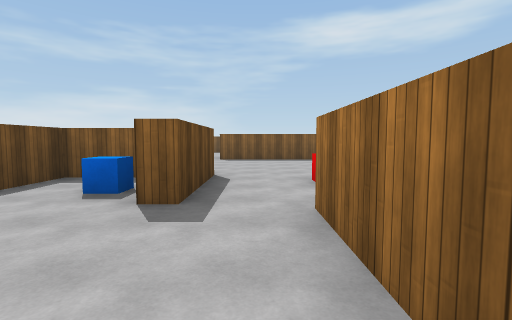
View 1 (above)

24 first-person views from a walk through a scene from a Unity 3-D project. The camera is 1.5 m above the floor, tilts 4° down and sees 85° across. The floor is counted in squares, 2 m on a side. Each view is taken from the middle of a square. On the plan, view 1 faces up. The plan holds only what a view shows up to about 10 squares ahead; the rest is blank. The player character is not drawn. Surface patterns are stand-ins for the level's own textures.

View 2
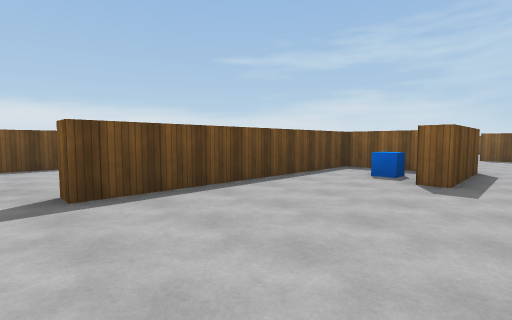

View 3
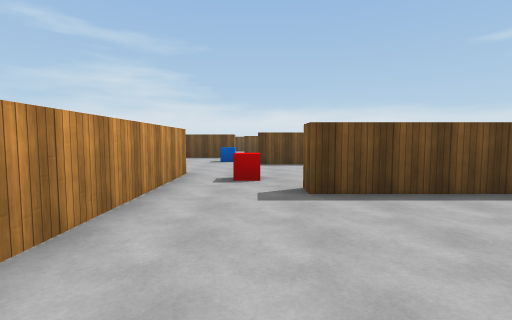

View 4
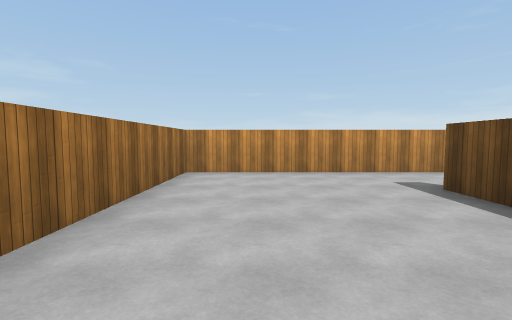

View 5
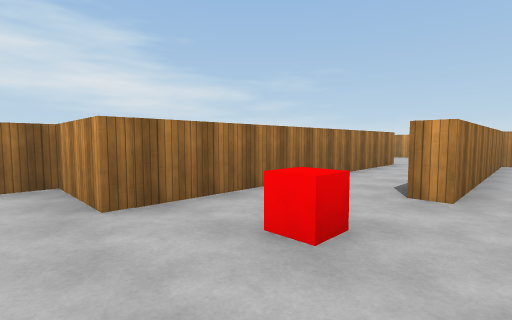

View 6
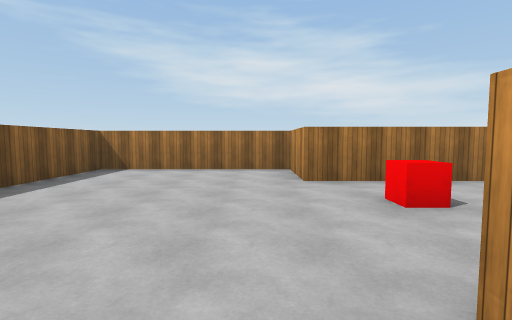

View 7
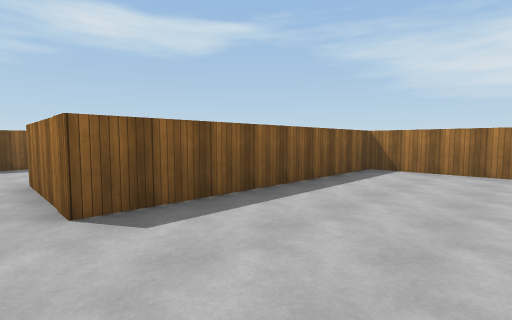

View 8
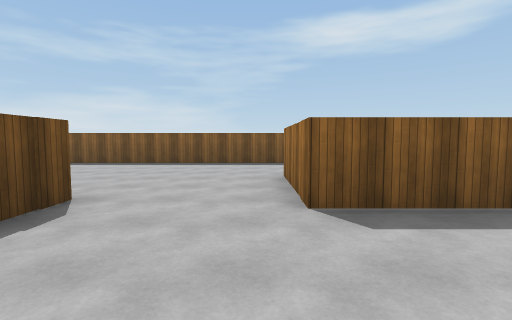

View 9
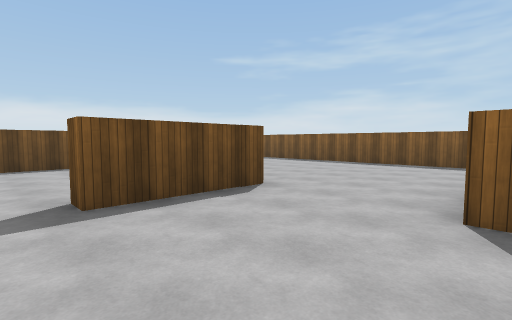

View 10
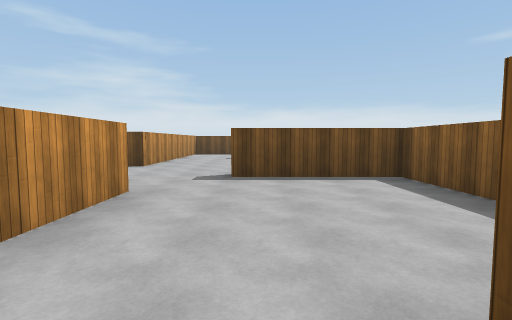

View 11
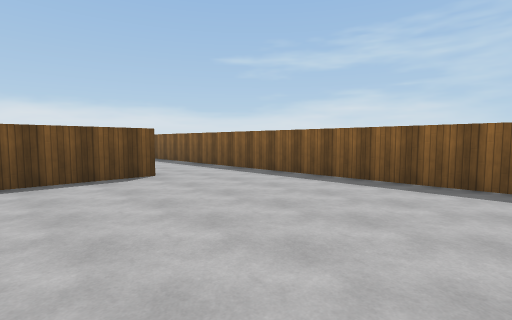

View 12
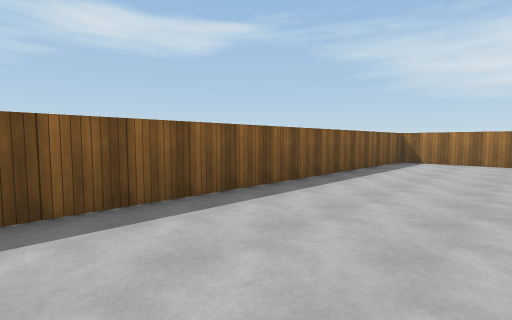

View 13
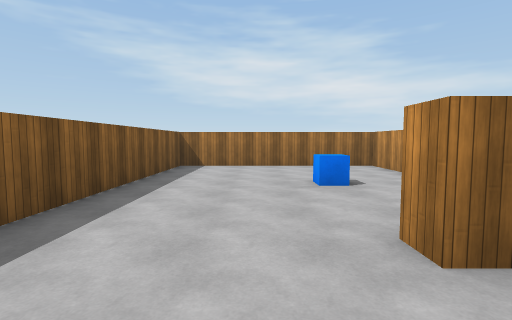

View 14
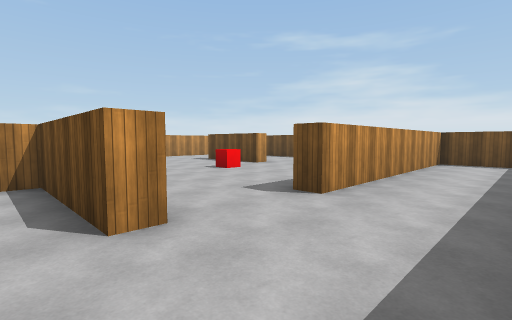

View 15
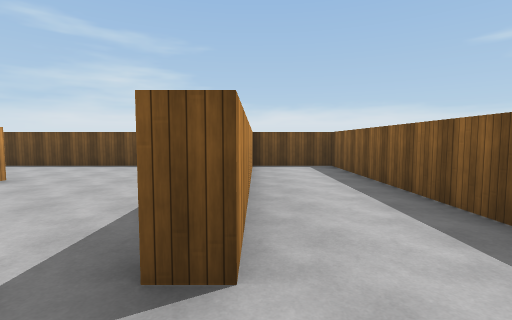

View 16
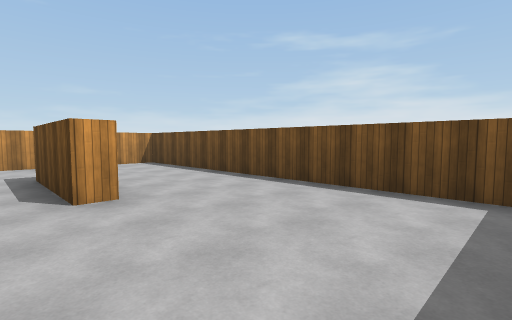

View 17
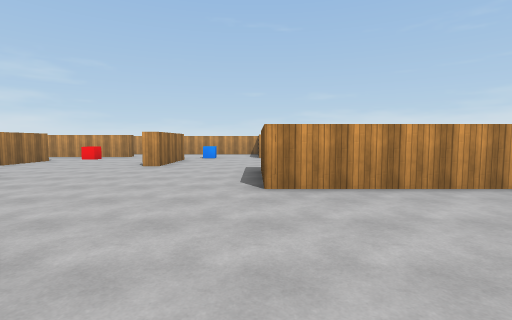

View 18
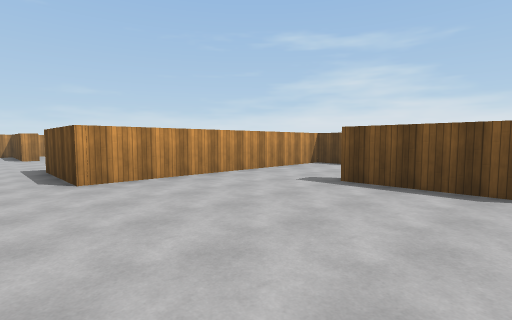

View 19
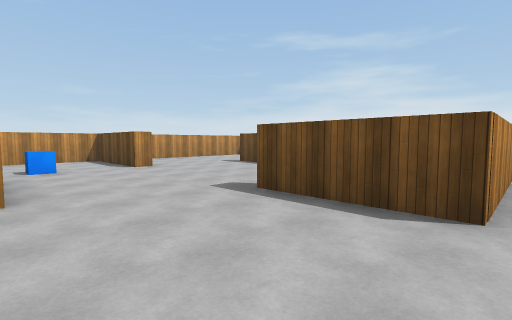

View 20
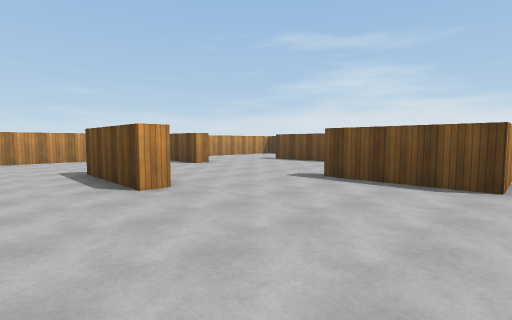

View 21
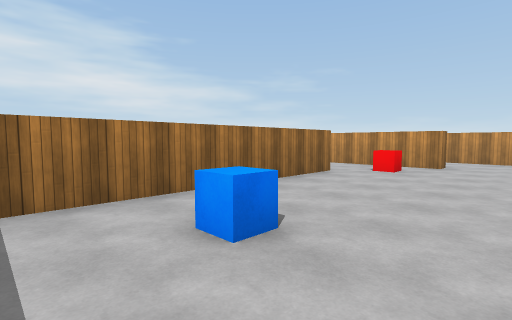

View 22
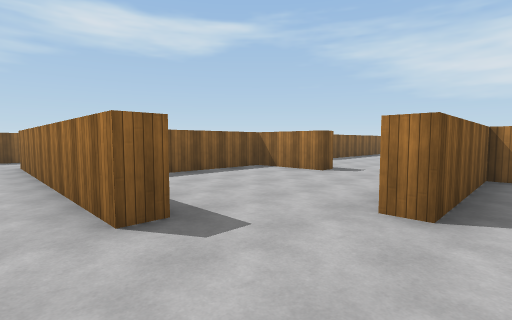

View 23
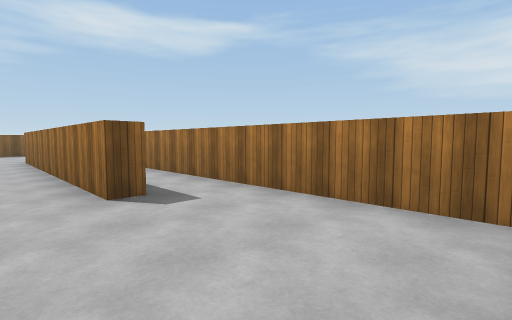

View 24
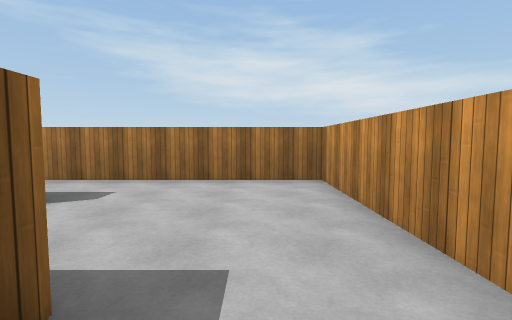

### Floor plan
Points are (right, up) in squares from view 1. A wall is a line through its corners. A room is listed if a view was taken in it or the views show most of it. See-through windows are left out.
Room 1 (views 1, 2, 3, 4)
walls: (-0.9, 3.3) (-1.5, 3.3); (-4.5, -3.6) (0.7, -3.6) (0.7, 3); (-2, 5.6) (-3.9, 5.6) (-3.9, -1.3) (-4.4, -1.3)
ways out: opening at (0, 3) to room 2; opening at (-4, -2.5) to room 4
objects: blue cube (-2, 4)
Room 2 (views 5, 6, 7, 8, 9, 10)
walls: (-0.9, 6.1) (-0.9, 3.3); (3.1, 4.4) (3.1, 6.1) (5.3, 6.1) (5.3, 11) (-1.4, 11); (0.7, 3) (1.2, 3); (-4.4, 10.4) (-4.4, 8.8)
ways out: opening at (0, 3) to room 1; opening at (-2.5, 10.5) to room 3; opening at (2.5, 3.5) to room 5; opening at (-4.5, 7.5) to room 6
objects: red cube (1, 5)
Room 3 (views 11, 12, 13, 14)
walls: (-4.4, 11.6) (-4.4, 10.4); (-1.4, 11) (-1.4, 13.9) (-0.9, 13.9); (-10.2, 14.7) (-9.7, 14.7) (-9.7, 11.5) (-9.1, 11.5); (3.5, 11.5) (5.3, 11.5) (5.3, 17.2) (-19.3, 17.2) (-19.3, 14.9) (-12.4, 14.9)
ways out: opening at (-2.5, 10.5) to room 2; opening at (-11.5, 15) to room 4
objects: blue cube (2, 14)
Room 4 (views 15, 16, 17, 18, 19, 20, 21, 22)
walls: (-9.7, 7.5) (-10.2, 7.5) (-10.2, 14.7); (-9.2, 0.9) (-8.7, 0.9) (-8.7, -2); (-16.4, 10.3) (-15.8, 10.3) (-15.8, 7.4); (-12.1, -2.9) (-12.1, -6.3) (-5.9, -6.3); (-4.4, -1.3) (-4.4, 5.6) (-8.1, 5.6) (-8.1, 6.1); (-12.4, 14.9) (-12.4, 14.4); (-6.3, -4.1) (-6.3, -3.6) (-4.5, -3.6); (-19.3, 13.9) (-19.3, 4.7) (-12.1, 4.7) (-12.1, 1.9)
ways out: opening at (-4, -2.5) to room 1; opening at (-11.5, 15) to room 3; opening at (-9, 7) to room 6; opening at (-10.8, -0.5)
objects: red cube (-14, 11); blue cube (-10, -3); blue cube (-6, 3); red cube (-5, -2)
Room 5 (views 23, 24)
walls: (3.8, -2.2) (3.1, -2.2) (3.1, 4.4); (1.2, -6.3) (5.3, -6.3) (5.3, 1.6)
ways out: opening at (2.5, 3.5) to room 2
Room 6 (no view inside)
walls: (-4.4, 8.8) (-4.9, 8.8) (-4.9, 11) (-9.7, 11) (-9.7, 7.5); (-8.1, 6.1) (-6, 6.1)
ways out: opening at (-4.5, 7.5) to room 2; opening at (-9, 7) to room 4

Positions as (right, up) in squares from view 1, and headings:
1: (0, 0), facing up
2: (0, -2), facing up-left
3: (0, -2), facing left
4: (-1, 3), facing down
5: (0, 7), facing down-right
6: (-2, 7), facing right
7: (-2, 8), facing up-right
8: (-2, 8), facing up
9: (-1, 8), facing up-left
10: (-4, 8), facing left
11: (-4, 12), facing up-left
12: (-5, 14), facing up-right
13: (-3, 15), facing right
14: (-9, 17), facing down-left
15: (-11, 15), facing left
16: (-15, 14), facing down-left
17: (-12, 9), facing down
18: (-11, 10), facing down-left
19: (-9, 5), facing down-left
20: (-7, 5), facing down-left
21: (-8, 5), facing down-right
22: (-11, 5), facing up-right
23: (2, -6), facing up-right
24: (0, -5), facing right
